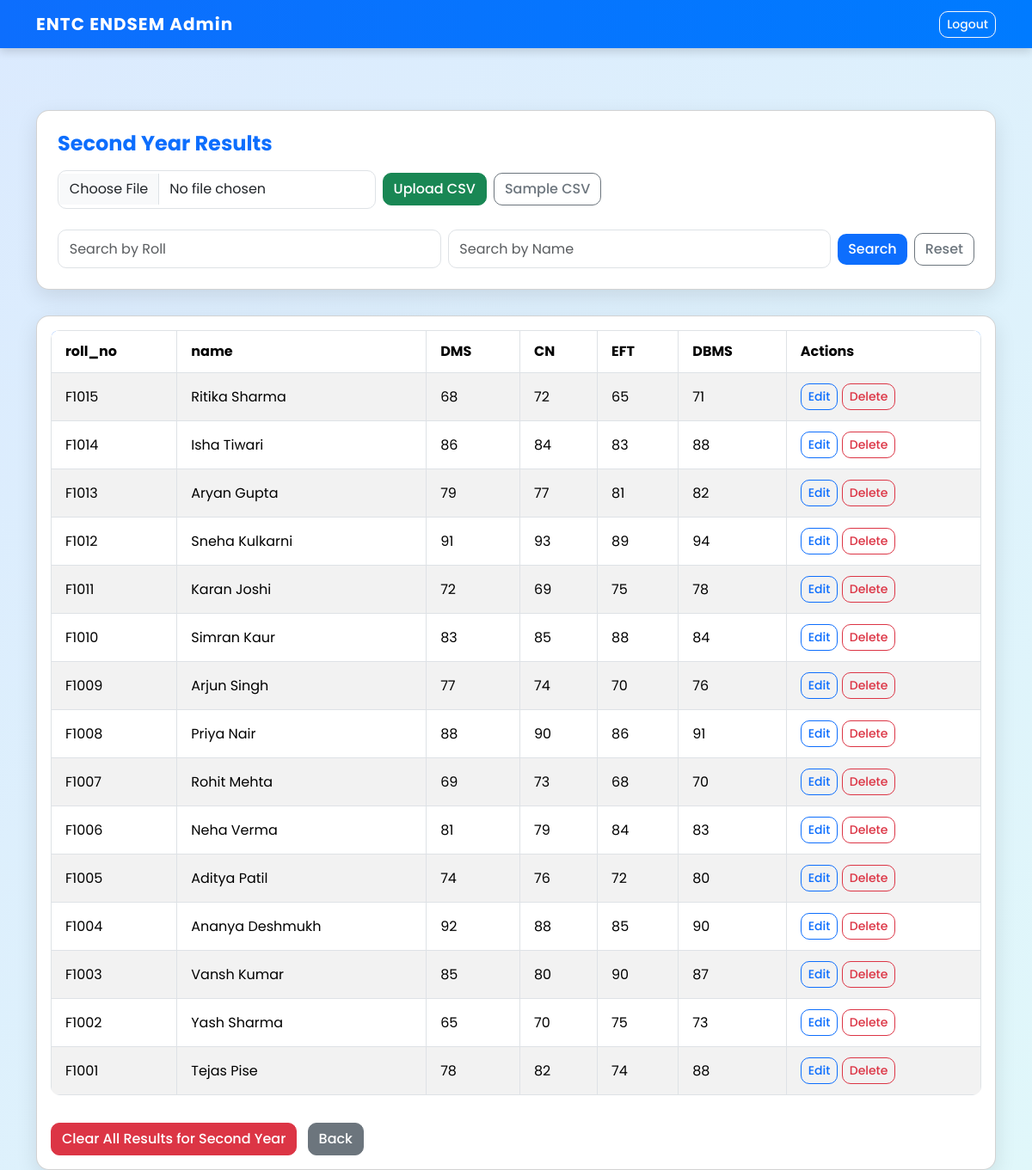
The app's page /manage/second_year (signed in) with its own data.
### tables this page shows
CREATE TABLE "second_year_results" (
        id INTEGER PRIMARY KEY AUTOINCREMENT,
        "roll_no" TEXT,
    "name" TEXT,
    "DMS" INTEGER,
    "CN" INTEGER,
    "EFT" INTEGER,
    "DBMS" INTEGER
    );

### app.py (the view)
@app.route("/manage/<year>", methods=["GET"])
def manage_year(year):
    if "admin_user" not in session:
        return redirect(url_for("admin_login"))
    if year not in YEARS:
        flash("Invalid year", "danger")
        return redirect(url_for("admin_dashboard"))
    table = f"{year}_results"
    conn = get_conn()
    cur = conn.cursor()
    cur.execute("SELECT name FROM sqlite_master WHERE type='table' AND name=?", (table,))
    if cur.fetchone() is None:
        conn.close()
        return render_template("year_page.html", year=year, columns=[], rows=[])
    q_roll = request.args.get("roll", "").strip()
    q_name = request.args.get("name", "").strip()
    cur.execute(f"PRAGMA table_info('{table}')")
    cols_info = cur.fetchall()
    columns = [c["name"] for c in cols_info if c["name"] != "id"]
    sql = f'SELECT * FROM "{table}"'
    params = ()
    where_clauses = []
    if q_roll:
        where_clauses.append("roll_no LIKE ?")
        params += (f"%{q_roll}%",)
    if q_name:
        where_clauses.append("name LIKE ?")
        params += (f"%{q_name}%",)
    if where_clauses:
        sql += " WHERE " + " AND ".join(where_clauses)
    sql += " ORDER BY id DESC"
    cur.execute(sql, params)
    rows = cur.fetchall()
    conn.close()
    return render_template("year_page.html", year=year, columns=columns, rows=rows, table=table)

### app.py (called while the page is built)
def get_conn():
    conn = sqlite3.connect(DB_PATH)
    conn.row_factory = sqlite3.Row
    return conn

### templates/year_page.html (shortened to what this page needs)
<!doctype html>
<html lang="en">
<head>
  <link href="https://cdn.jsdelivr.net/npm/bootstrap@5.3.2/dist/css/bootstrap.min.css" rel="stylesheet">
</head>
<body>
<nav class="navbar navbar-expand-lg navbar-dark fixed-top">
  <div class="container">
    <a class="navbar-brand" href="{{ url_for('admin_dashboard') }}">ENTC ENDSEM Admin</a>
    <div class="ms-auto"><a class="btn btn-outline-light btn-sm" href="{{ url_for('logout') }}">Logout</a></div>
  </div>
</nav>
<div class="container mt-5 container-small">
  <div class="card p-4 mb-4">
    <h4>{{ year.replace('_',' ').title() }} Results</h4>
    <form action="{{ url_for('upload_csv', year=year) }}" method="post" enctype="multipart/form-data" class="row g-2 align-items-center">
      <div class="col-auto"><input class="form-control" type="file" name="file" accept=".csv" required></div>
      <div class="col-auto"><button class="btn btn-success">Upload CSV</button></div>
      <div class="col-auto"><a class="btn btn-outline-secondary" href="{{ url_for('sample_csv', year=year) }}">Sample CSV</a></div>
    </form>
    <form method="get" action="{{ url_for('manage_year', year=year) }}" class="row g-2 mt-3 align-items-center">
      <div class="col"><input class="form-control" name="roll" placeholder="Search by Roll"></div>
      <div class="col"><input class="form-control" name="name" placeholder="Search by Name"></div>
      <div class="col-auto"><button class="btn btn-primary" type="submit">Search</button></div>
      <div class="col-auto"><a class="btn btn-outline-secondary" href="{{ url_for('manage_year', year=year) }}">Reset</a></div>
    </form>
  </div>
  <div class="card p-3">
    <div class="table-wrap">
      <table class="table table-striped table-bordered">
        <thead>
          <tr>
            {% for col in columns %}
              <th>{{ col }}</th>
            {% endfor %}
            <th>Actions</th>
          </tr>
        </thead>
        <tbody>
          {% if rows %}
            {% for r in rows %}
              <tr>
                {% for col in columns %}
                  <td>{{ r[col] }}</td>
                {% endfor %}
                <td>
                  <a class="btn btn-sm btn-outline-primary" href="{{ url_for('edit_result', year=year, row_id=r['id']) }}">Edit</a>
                  <form method="post" action="{{ url_for('delete_result', year=year, row_id=r['id']) }}" style="display:inline" onsubmit="return confirm('Delete this record?');">
                    <button class="btn btn-sm btn-outline-danger" type="submit">Delete</button>
                  </form>
                </td>
              </tr>
            {% endfor %}
          {% else %}
            <tr><td colspan="{{ columns|length + 1 }}" class="text-center text-muted">No records found.</td></tr>
          {% endif %}
        </tbody>
      </table>
    </div>
    <form method="post" action="{{ url_for('clear_results', year=year) }}" class="mt-3" onsubmit="return confirm('Clear ALL results for this year?');">
      <button class="btn btn-danger">Clear All Results for {{ year.replace('_',' ').title() }}</button>
      <a class="btn btn-secondary ms-2" href="{{ url_for('admin_dashboard') }}">Back</a>
    </form>
  </div>
</div>
</body>
</html>

### templates/year_page.html (style rules this page uses)
body { font-family: 'Poppins', sans-serif; background: linear-gradient(135deg, #dbeafe, #e0f7fa); min-height: 100vh; padding-top: 80px; }
.navbar { background: linear-gradient(90deg, #0d6efd, #007bff); box-shadow: 0 4px 10px rgba(0,0,0,0.15); }
.navbar-brand { font-weight: 700; letter-spacing: 1px; }
.card { border-radius: 15px; box-shadow: 0 8px 25px rgba(0,0,0,0.1); padding: 2rem; margin-top: 30px; }
h4 { color: #0d6efd; font-weight: 700; margin-bottom: 1rem; }
.form-control { border-radius: 10px; padding: 0.6rem 0.8rem; }
.btn { border-radius: 10px; font-weight: 500; }
.btn-primary { background: #0d6efd; border: none; transition: 0.3s; }
.btn-outline-secondary { border-radius: 10px; transition: 0.3s; }
.table { border-radius: 10px; overflow: hidden; }
.table th, .table td { vertical-align: middle; padding: 0.75rem 1rem; }
.table thead { background: linear-gradient(90deg, #0d6efd, #007bff); color: white; font-weight: 600; }
.table tbody tr:nth-child(even) { background: #f2f7ff; }
.table-wrap { overflow-x: auto; }

### records on screen
second_year_results: roll_no "F1015" "Ritika Sharma" "68" "72" "65" "71"
second_year_results: roll_no "F1014" "Isha Tiwari" "86" "84" "83" "88"
second_year_results: roll_no "F1013" "Aryan Gupta" "79" "77" "81" "82"
second_year_results: roll_no "F1012" "Sneha Kulkarni" "91" "93" "89" "94"
second_year_results: roll_no "F1011" "Karan Joshi" "72" "69" "75" "78"
second_year_results: roll_no "F1010" "Simran Kaur" "83" "85" "88" "84"
second_year_results: roll_no "F1009" "Arjun Singh" "77" "74" "70" "76"
second_year_results: roll_no "F1008" "Priya Nair" "88" "90" "86" "91"
second_year_results: roll_no "F1007" "Rohit Mehta" "69" "73" "68" "70"
second_year_results: roll_no "F1006" "Neha Verma" "81" "79" "84" "83"
second_year_results: roll_no "F1005" "Aditya Patil" "74" "76" "72" "80"
second_year_results: roll_no "F1004" "Ananya Deshmukh" "92" "88" "85" "90"
second_year_results: roll_no "F1003" "Vansh Kumar" "85" "80" "90" "87"
second_year_results: roll_no "F1002" "Yash Sharma" "65" "70" "75" "73"
second_year_results: roll_no "F1001" "Tejas Pise" "78" "82" "74" "88"

### other values on screen
{{ year.replace('_',' ').title() }} "Second Year"
{{ col }} "roll_no" "name" "DMS" "CN" "EFT" "DBMS"
